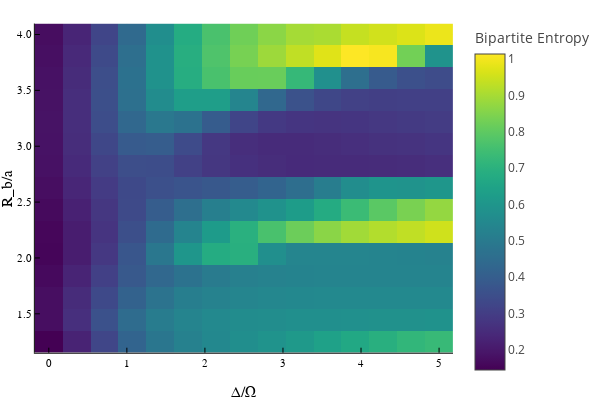

Notebook code cell kept with this figure:
### Code cell
plot(plot1)

### Figure 1 — Plotly figure (JSON) as saved in the notebook; plotly's stock layout.template omitted (floating-point values rounded to 4 significant figures; data arrays with more than 128 entries replaced by an {"elided": "..."} marker saying what was removed)
{"data": [{"colorbar": {"title": "Bipartite Entropy"}, "colorscale": {"elided": "256x2 mixed values"}, "hoverinfo": "text", "name": "y1", "showlegend": false, "showscale": true, "text": {"elided": "15x15 str values"}, "type": "heatmap", "x": [-0.1786, 0.1786, 0.5357, 0.8929, 1.25, 1.607, 1.964, 2.321, 2.679, 3.036, 3.393, 3.75, 4.107, 4.464, 4.821, 5.179], "xaxis": "x", "y": [1.152, 1.348, 1.545, 1.741, 1.938, 2.134, 2.33, 2.527, 2.723, 2.92, 3.116, 3.312, 3.509, 3.705, 3.902, 4.098], "yaxis": "y", "z": {"elided": "15x15 float values"}, "zmax": 1.015, "zmin": 0.1439}], "layout": {"annotations": [], "height": 400, "legend": {"bgcolor": "rgba(255, 255, 255, 1.000)", "bordercolor": "rgba(0, 0, 0, 1.000)", "borderwidth": 1, "font": {"color": "rgba(0, 0, 0, 1.000)", "family": "sans-serif", "size": 11}, "title": {"font": {"color": "rgba(0, 0, 0, 1.000)", "family": "sans-serif", "size": 15}, "text": ""}, "tracegroupgap": 0, "traceorder": "normal", "x": 1, "xanchor": "auto", "y": 1, "yanchor": "auto"}, "margin": {"b": 20, "l": 0, "r": 0, "t": 20}, "paper_bgcolor": "rgba(255, 255, 255, 1.000)", "plot_bgcolor": "rgba(255, 255, 255, 1.000)", "showlegend": true, "width": 600, "xaxis": {"anchor": "y", "domain": [0.07647, 0.9934], "gridcolor": "rgba(0, 0, 0, 0.100)", "gridwidth": 0.5, "linecolor": "rgba(0, 0, 0, 1.000)", "mirror": false, "range": [-0.1786, 5.179], "showgrid": true, "showline": true, "showticklabels": true, "tickangle": 0, "tickcolor": "rgb(0, 0, 0)", "tickfont": {"color": "rgba(0, 0, 0, 1.000)", "family": "sans-serif", "size": 11}, "tickmode": "array", "ticks": "inside", "ticktext": ["0", "1", "2", "3", "4", "5"], "tickvals": [0, 1, 2, 3, 4, 5], "title": "Δ/Ω", "titlefont": {"color": "rgba(0, 0, 0, 1.000)", "family": "sans-serif", "size": 15}, "type": "-", "visible": true, "zeroline": false, "zerolinecolor": "rgba(0, 0, 0, 1.000)"}, "yaxis": {"anchor": "x", "domain": [0.07581, 0.9902], "gridcolor": "rgba(0, 0, 0, 0.100)", "gridwidth": 0.5, "linecolor": "rgba(0, 0, 0, 1.000)", "mirror": false, "range": [1.152, 4.098], "showgrid": true, "showline": true, "showticklabels": true, "tickangle": 0, "tickcolor": "rgb(0, 0, 0)", "tickfont": {"color": "rgba(0, 0, 0, 1.000)", "family": "sans-serif", "size": 11}, "tickmode": "array", "ticks": "inside", "ticktext": ["1.5", "2.0", "2.5", "3.0", "3.5", "4.0"], "tickvals": [1.5, 2, 2.5, 3, 3.5, 4], "title": "R_b/a", "titlefont": {"color": "rgba(0, 0, 0, 1.000)", "family": "sans-serif", "size": 15}, "type": "-", "visible": true, "zeroline": false, "zerolinecolor": "rgba(0, 0, 0, 1.000)"}}}
